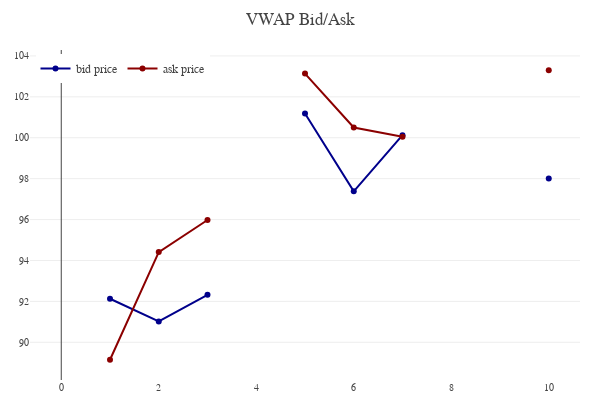

Notebook source saved alongside this figure:
### Code cell
model.bank_details.price_plot()

### Figure 1 — Plotly figure (JSON) as saved in the notebook; plotly's stock layout.template omitted (floating-point values rounded to 4 significant figures)
{"data": [{"line": {"color": "darkblue"}, "name": "bid price", "type": "scatter", "y": [null, 92.13, 91.02, 92.32, null, 101.2, 97.38, 100.1, null, null, 98.01]}, {"line": {"color": "darkred"}, "name": "ask price", "type": "scatter", "y": [null, 89.15, 94.41, 95.98, null, 103.1, 100.5, 100.0, null, null, 103.3]}], "layout": {"height": 400, "hovermode": "closest", "legend": {"orientation": "h", "x": 0.01, "xanchor": "left", "y": 0.9, "yanchor": "bottom"}, "margin": {"b": 20, "l": 30, "r": 20, "t": 50}, "showlegend": true, "title": {"text": "VWAP Bid/Ask"}, "width": 600, "xaxis": {"anchor": "y", "autorange": true, "domain": [0, 1], "range": [-0.641, 10.64], "showgrid": false, "tickfont": {"size": 10}}, "yaxis": {"anchor": "x", "autorange": true, "domain": [0, 1], "range": [88.16, 104.3], "side": "left", "tickfont": {"size": 10}, "type": "linear"}}}
